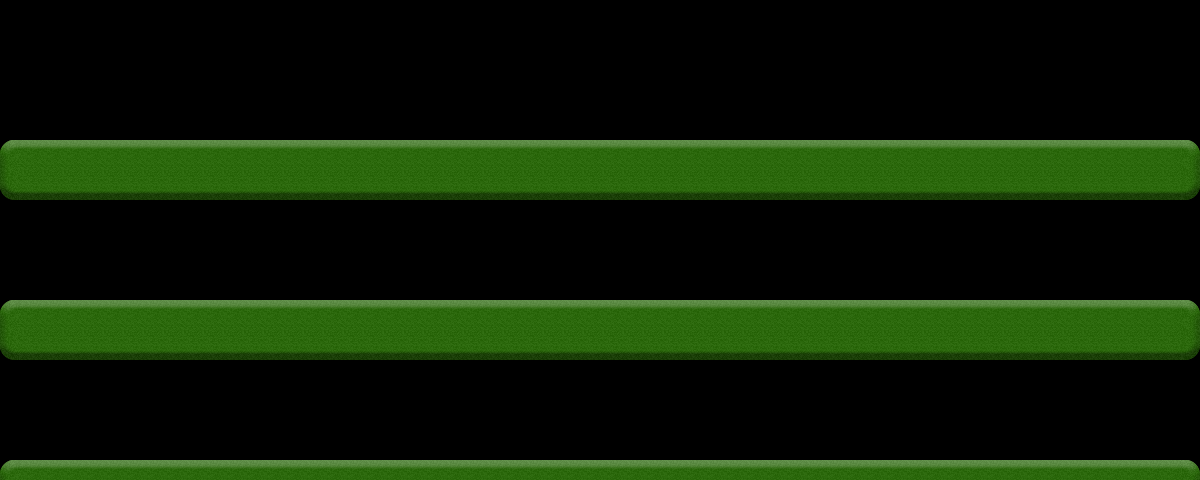

A level layout from a 2D game, rendered from its tile map. Below: a short description, then the map file with tile-grid data replaced by summaries:
An orthogonal 60x24 tile map with 20x20 px tiles, 1 tile layer (Tile Layer 1), 2 tilesets and 12 objects (4x Teleport, 2x Waypoint, goal, ball).

<map version="1.0" orientation="orthogonal" width="60" height="24" tilewidth="20" tileheight="20">
 <tileset firstgid="1" name="Grass" tilewidth="20" tileheight="20">
  <image source="gfx/Grass.png" width="80" height="160" />
 </tileset>
 <tileset firstgid="33" name="Goals" tilewidth="20" tileheight="20">
  <image source="gfx/Goals.png" width="60" height="60" />
 </tileset>
 <layer name="Tile Layer 1" width="60" height="24">
  <data>[1440 cells, 420 non-empty, 9 distinct tile ids]</data>
 </layer>
 <objectgroup name="Walls" width="60" height="24">
  <properties>
   <property name="type" value="wall" />
  </properties>
  <object x="2" y="460" width="1197" height="14" />
  <object x="1035" y="472" height="1" />
  <object x="3" y="302" width="1197" height="56" />
  <object x="0" y="140" width="1197" height="60" />
 </objectgroup>
 <objectgroup color="#00ff7f" name="Elements" width="60" height="24">
  <object name="goal" x="591" y="412" width="33" height="30">
   <properties>
    <property name="direction" value="right" />
    <property name="type" value="goal" />
   </properties>
  </object>
  <object name="ball" x="44" y="107" width="29" height="27">
   <properties>
    <property name="type" value="ball" />
   </properties>
  </object>
  <object name="Waypoint" x="610" y="74">
   <properties>
    <property name="type" value="waypoint" />
   </properties>
  </object>
  <object name="Teleport" x="1170" y="106">
   <properties>
    <property name="name" value="target1" />
    <property name="target" value="target2" />
    <property name="type" value="teleport" />
   </properties>
  </object>
  <object name="Teleport" x="31" y="268">
   <properties>
    <property name="name" value="target2" />
    <property name="type" value="teleport" />
   </properties>
  </object>
  <object name="Teleport" x="1170" y="269">
   <properties>
    <property name="name" value="target3" />
    <property name="target" value="target4" />
    <property name="type" value="teleport" />
   </properties>
  </object>
  <object name="Teleport" x="32" y="428">
   <properties>
    <property name="name" value="target4" />
    <property name="type" value="teleport" />
   </properties>
  </object>
  <object name="Waypoint" x="609" y="253">
   <properties>
    <property name="type" value="waypoint" />
   </properties>
  </object>
 </objectgroup>
 <objectgroup color="#ff007f" name="Objects" width="60" height="24">
  <properties>
   <property name="type" value="object" />
  </properties>
 </objectgroup>
</map>
